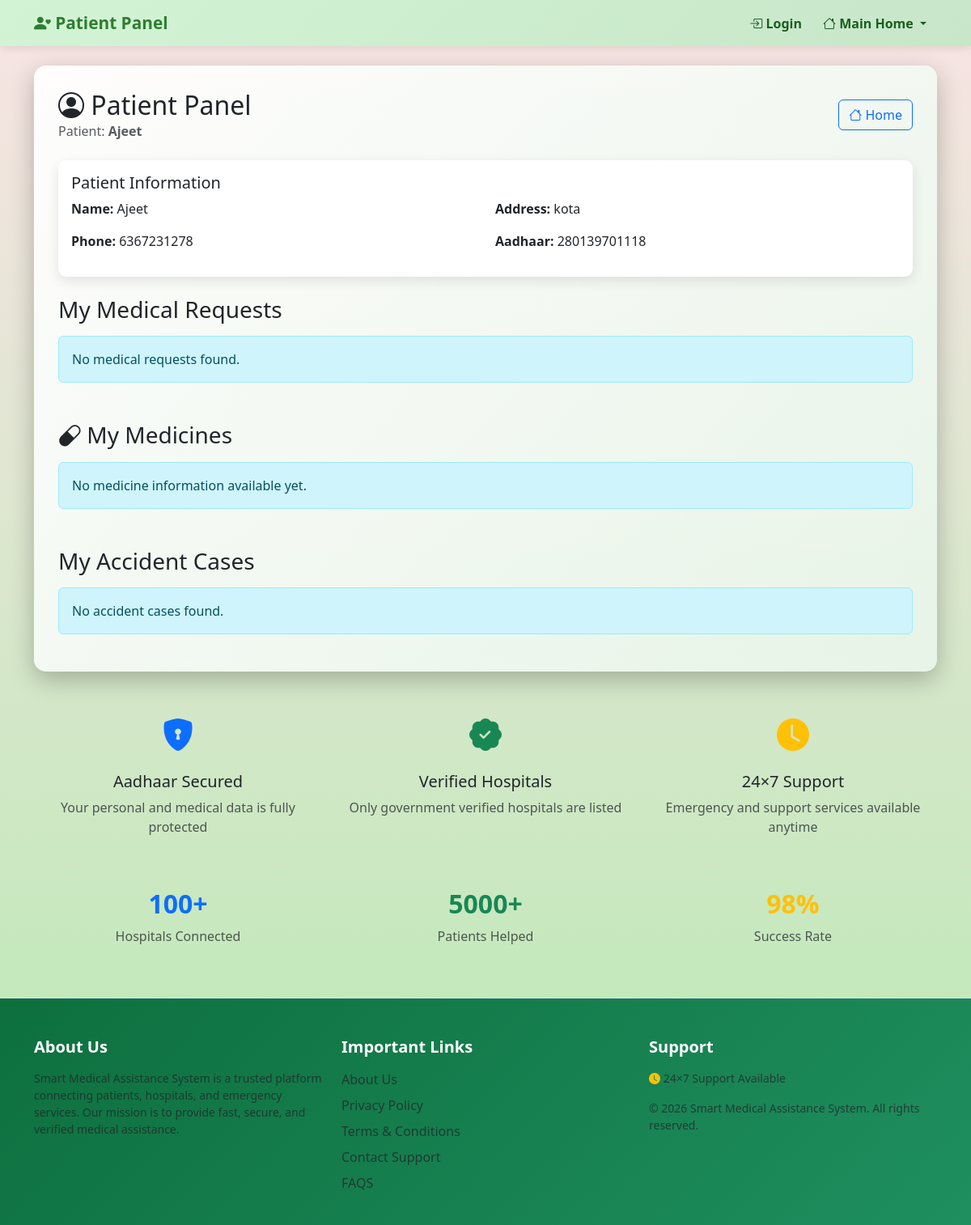
The page /patient/panel-old?aadhar_no=280139701118 on the database its author committed.
### models.py (models this page shows)
class Patient(db.Model):
    __tablename__ = 'patients'
    patient_id = db.Column(db.Integer, primary_key=True)
    name = db.Column(db.String(100), nullable=False)
    username = db.Column(db.String(50), unique=True)
    password_hash = db.Column(db.String(255))
    security_image = db.Column(db.String(50))
    gender = db.Column(db.String(10))
    phone = db.Column(db.String(15), nullable=False)
    email = db.Column(db.String(100))
    email_verified = db.Column(db.Boolean, default=False)  # ✅ ADD
    dob = db.Column(db.Date)
    address = db.Column(db.Text, nullable=False)
    aadhar_no = db.Column(db.String(12), unique=True, nullable=False)
    aadhar_document_url = db.Column(db.String(255))
    has_ayushman = db.Column(db.String(5))
    ayushman_document_url = db.Column(db.String(255))
    created_at = db.Column(db.DateTime, default=get_ist_now)

### app.py (the view)
@app.route('/patient/panel-old')
def patient_panel_old():
    aadhar_no = request.args.get('aadhar_no', '')
    if not aadhar_no:
        return render_template('patient/panel_login.html')
    patient = Patient.query.filter_by(aadhar_no=aadhar_no).first()
    if not patient:
        flash('Patient not found with this Aadhaar number', 'danger')
        return render_template('patient/panel_login.html')
    patient_requests = PatientRequest.query.filter_by(patient_id=patient.patient_id).order_by(PatientRequest.created_at.desc()).all()
    accident_cases = AccidentCase.query.filter_by(patient_id=patient.patient_id).order_by(AccidentCase.created_at.desc()).all()
    unread_notifications = Notification.query.filter_by(
        user_type='patient',
        user_id=patient.patient_id,
        is_read=False
    ).order_by(Notification.created_at.desc()).limit(10).all()
    return render_template('patient/panel.html',
                         patient=patient,
                         requests=patient_requests,
                         accident_cases=accident_cases,
                         unread_notifications=unread_notifications)

### app.py (called while the page is built)
@app.context_processor
def inject_helpers():
    return dict(calculate_age=calculate_age, user_role=session.get('user_role'))

@app.after_request
def add_cache_control(response):
    if response.content_type and 'text/html' in response.content_type:
        response.headers['Cache-Control'] = 'no-cache, no-store, must-revalidate'
        response.headers['Pragma'] = 'no-cache'
        response.headers['Expires'] = '0'
    return response

### templates/patient/panel.html (shortened to what this page needs)
{% extends "patient_base.html" %}
{% block content %}
<div class="main-container">
    <div class="d-flex justify-content-between align-items-center mb-4">
        <div>
            <h2 class="mb-0">
                <i class="bi bi-person-circle"></i>
                {% if session.get('lang') == 'hi' %} रोगी पैनल {% else %} Patient Panel {% endif %}
            </h2>
            <p class="text-muted mb-0">
                {% if session.get('lang') == 'hi' %}
                    रोगी:
                {% else %}
                    Patient:
                {% endif %}
                <strong>{{ patient.name }}</strong>
            </p>
        </div>
        <a href="/" class="btn btn-outline-primary">
            <i class="bi bi-house"></i>
            {% if session.get('lang') == 'hi' %} होम {% else %} Home {% endif %}
        </a>
    </div>
    <div class="card mb-4">
        <div class="card-body">
            <h5 class="card-title">
                {% if session.get('lang') == 'hi' %} रोगी जानकारी {% else %} Patient Information {% endif %}
            </h5>
            <div class="row">
                <div class="col-md-6">
                    <p><strong>{% if session.get('lang') == 'hi' %}नाम{% else %}Name{% endif %}:</strong> {{ patient.name }}</p>
                    <p><strong>{% if session.get('lang') == 'hi' %}फोन{% else %}Phone{% endif %}:</strong> {{ patient.phone }}</p>
                </div>
                <div class="col-md-6">
                    <p><strong>{% if session.get('lang') == 'hi' %}पता{% else %}Address{% endif %}:</strong> {{ patient.address }}</p>
                    <p><strong>{% if session.get('lang') == 'hi' %}आधार{% else %}Aadhaar{% endif %}:</strong> {{ patient.aadhar_no }}</p>
                </div>
            </div>
        </div>
    </div>
    <h3 class="mb-3">
        {% if session.get('lang') == 'hi' %} मेरे मेडिकल अनुरोध {% else %} My Medical Requests {% endif %}
    </h3>
    {% if requests %}
    <div class="row g-4">
        {% for req in requests %}
        <div class="col-md-6">
            <div class="card h-100">
                <div class="card-header d-flex justify-content-between">
                    <span>
                        {% if session.get('lang') == 'hi' %} अनुरोध {% else %} Request {% endif %}
                        #{{ req.request_id }}
                    </span>
                    <span class="badge bg-secondary">{{ req.status|title }}</span>
                </div>
                <div class="card-body">
                    <h6>{{ req.disease.name }}</h6>
                    <p class="text-muted">
                        <i class="bi bi-hospital"></i> {{ req.hospital.name }}
                    </p>
                    {% set treatment_report = req.treatment_reports[0] if req.treatment_reports else None %}
                    {% if treatment_report and treatment_report.status == 'submitted' %}
                    <div class="alert alert-success">
                        {% if session.get('lang') == 'hi' %}
                            उपचार पूरा हो चुका है। अब आप क्लेम फॉर्म जमा कर सकते हैं।
                        {% else %}
                            Treatment completed. You can submit claim form now.
                        {% endif %}
                    </div>
                    <a href="/patient-claim/{{ treatment_report.report_id }}" class="btn btn-sm btn-success">
                        <i class="bi bi-file-earmark-check"></i>
                        {% if session.get('lang') == 'hi' %} क्लेम जमा करें {% else %} Submit Claim {% endif %}
                    </a>
                    {% endif %}
                    <a href="/request-success/{{ req.request_id }}" class="btn btn-sm btn-primary mt-2">
                        <i class="bi bi-eye"></i>
                        {% if session.get('lang') == 'hi' %} विवरण देखें {% else %} View Details {% endif %}
                    </a>
                </div>
            </div>
        </div>
        {% endfor %}
    </div>
    {% else %}
    <div class="alert alert-info">
        {% if session.get('lang') == 'hi' %}
            कोई अनुरोध नहीं मिला।
        {% else %}
            No medical requests found.
        {% endif %}
    </div>
    {% endif %}
    <h3 class="mb-3 mt-5">
        <i class="bi bi-capsule"></i>
        {% if session.get('lang') == 'hi' %} मेरी दवाएं {% else %} My Medicines {% endif %}
    </h3>
    {% if not requests and not accident_cases %}
    <div class="alert alert-info">
        {% if session.get('lang') == 'hi' %}
            अभी तक कोई दवा जानकारी उपलब्ध नहीं है।
        {% else %}
            No medicine information available yet.
        {% endif %}
    </div>
    {% endif %}
    <h3 class="mb-3 mt-5">
        {% if session.get('lang') == 'hi' %} मेरे दुर्घटना केस {% else %} My Accident Cases {% endif %}
    </h3>
    {% if accident_cases %}
    <div class="row g-4">
        {% for case in accident_cases %}
        <div class="col-md-6">
            <div class="card h-100">
                <div class="card-header d-flex justify-content-between">
                    <span>
                        {% if session.get('lang') == 'hi' %} दुर्घटना केस {% else %} Accident Case {% endif %}
                        #{{ case.accident_id }}
                    </span>
                    <span class="badge bg-warning">{{ case.status|title }}</span>
                </div>
                <div class="card-body">
                    <p><i class="bi bi-hospital"></i> {{ case.hospital.name }}</p>
                    <a href="/accident-case-detail/{{ case.accident_id }}" class="btn btn-sm btn-primary">
                        <i class="bi bi-eye"></i>
                        {% if session.get('lang') == 'hi' %} विवरण देखें {% else %} View Details {% endif %}
                    </a>
                </div>
            </div>
        </div>
        {% endfor %}
    </div>
    {% else %}
    <div class="alert alert-info">
        {% if session.get('lang') == 'hi' %}
            कोई दुर्घटना केस नहीं मिला।
        {% else %}
            No accident cases found.
        {% endif %}
    </div>
    {% endif %}
</div>
{% endblock %}

### templates/patient_base.html (style rules this page uses)
html, body { height: 100%; }
body { font-family: "Segoe UI", Tahoma, Geneva, Verdana, sans-serif; background: linear-gradient( rgba(247, 223, 223, 0.85), rgba(172, 230, 166, 0.85) ); background-size: cover; background-position: center; background-repeat: no-repeat; background-attachment: fixed; display: flex; flex-direction: column; }
.main-container { background: linear-gradient(135deg, rgba(255, 255, 255, 0.92), rgba(232, 245, 233, 0.92)); background-size: cover; background-position: center; background-repeat: no-repeat; backdrop-filter: blur(6px); -webkit-backdrop-filter: blur(6px); border-radius: 15px; box-shadow: 0 10px 30px rgba(0, 0, 0, 0.25); margin: 20px auto; padding: 30px; }
.card { border: none; border-radius: 10px; box-shadow: 0 5px 15px rgba(0, 0, 0, 0.1); }

### rows shown on the page
Patient: name "Ajeet", phone "6367231278", address "kota", aadhar_no "280139701118"
